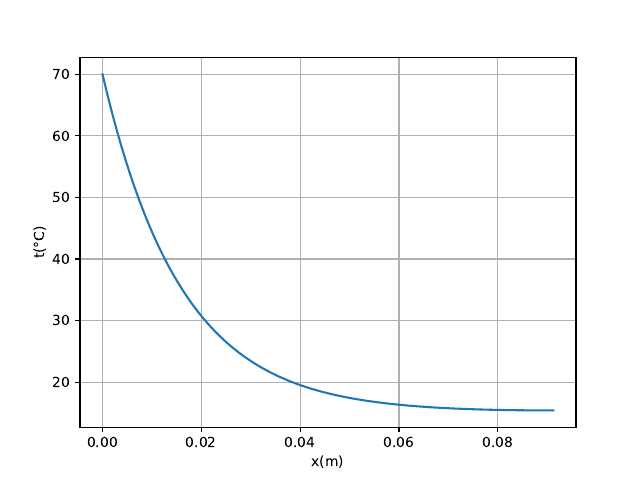

Write Python code to recreate this figure.
from functions import fin_tip_efficiency
import numpy as np
from scipy.integrate import solve_bvp
import matplotlib.pyplot as plt

h_i, h_o = 2, 10
d_i, d_o = 25e-3, 30e-3
H = 90e-3
t_f = 15
t_w = 70
lambda_ = 1.3  # 缺少条件，课本并未给出，这里取黏土的导热系数
t_search = 35

r_i, r_o = d_i / 2, d_o / 2
delta = r_o - r_i
H_p = H + delta/2

perimeter = np.pi * d_i + np.pi * d_o
A_c = np.pi * (r_o**2 - r_i**2)
efficiency = fin_tip_efficiency(H_p, perimeter, A_c, lambda_, 1)
area_i = np.pi * d_i * H_p
area_o = np.pi * d_o * H_p
Phi = efficiency * (h_i * area_i + h_o * area_o) * (t_w - t_f)
print(f'手柄传递的热流量为: {Phi:.2f} W')

# # 用scipy的bvp工具求解具体的温度分布
# 记y = t'(x)
# 定义t的导数函数，返回其1阶导数和2阶导数
N = 100


def derivative(x, t):
    k = 4 * (d_o*h_o + d_i*h_i) / (lambda_ * (d_o**2 - d_i**2))
    return np.vstack((t[1], k * (t[0] - t_f)))


# 定义边界条件，t(0) = t_water, t'(L/2) = 0
# 边界条件函数的t_a和t_b参数为边界条件的起始和终止点
def bc(t_a, t_b):
    return np.array([t_a[0] - t_w, t_b[1]])


x = np.linspace(0, H, N)
t = np.zeros((2, x.size))
t[0, 0] = t_w
result = solve_bvp(derivative, bc, x, t)

x_plot = np.linspace(0, H_p, N)
t_plot = result.sol(x_plot)[0]
plt.plot(x_plot, t_plot)
plt.grid()
plt.xlabel('x(m)')
plt.ylabel('t(°C)')
plt.savefig('./te2-79.pdf')
plt.show()


def find_nearest(array, value):
    array = np.asarray(array)
    idx = (np.abs(array - value)).argmin()
    return idx


arg = find_nearest(t_plot, t_search)
print(f'温度为{t_search}°C的位置离手柄与锅体相接部分{x_plot[arg]:.3f} m')
